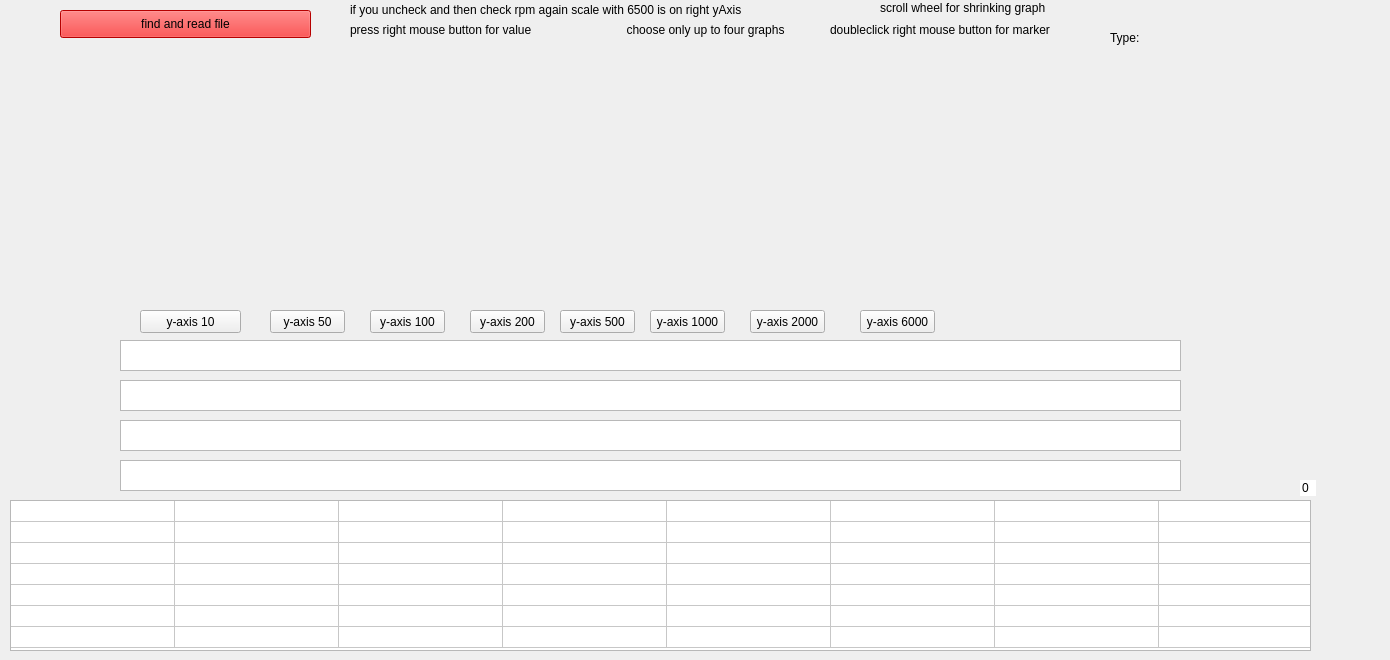
    <widget class="QWidget" name="log_plot">
     <attribute name="title">
      <string>readlog</string>
     </attribute>
     <widget class="QCustomPlot" name="logplot" native="true">
      <property name="geometry">
       <rect>
        <x>20</x>
        <y>50</y>
        <width>1231</width>
        <height>251</height>
       </rect>
      </property>
     </widget>
     <widget class="QPushButton" name="readlog_click">
      <property name="geometry">
       <rect>
        <x>60</x>
        <y>10</y>
        <width>251</width>
        <height>28</height>
       </rect>
      </property>
      <property name="styleSheet">
       <string notr="true">background-color: rgb(255, 0, 0);</string>
      </property>
      <property name="text">
       <string>find and read file</string>
      </property>
     </widget>
     <widget class="QLabel" name="label_130">
      <property name="geometry">
       <rect>
        <x>350</x>
        <y>20</y>
        <width>211</width>
        <height>20</height>
       </rect>
      </property>
      <property name="text">
       <string>press right mouse button for value</string>
      </property>
     </widget>
     <widget class="QLabel" name="label_text1">
      <property name="geometry">
       <rect>
        <x>10</x>
        <y>350</y>
        <width>101</width>
        <height>16</height>
       </rect>
      </property>
      <property name="text">
       <string/>
      </property>
     </widget>
     <widget class="QTableWidget" name="table_list">
      <property name="geometry">
       <rect>
        <x>10</x>
        <y>500</y>
        <width>1301</width>
        <height>151</height>
       </rect>
      </property>
      <property name="contextMenuPolicy">
       <enum>Qt::ActionsContextMenu</enum>
      </property>
      <property name="toolTipDuration">
       <number>15</number>
      </property>
      <property name="styleSheet">
       <string notr="true"/>
      </property>
      <property name="verticalScrollBarPolicy">
       <enum>Qt::ScrollBarAlwaysOff</enum>
      </property>
      <property name="horizontalScrollBarPolicy">
       <enum>Qt::ScrollBarAlwaysOff</enum>
      </property>
      <property name="autoScroll">
       <bool>false</bool>
      </property>
      <property name="dragDropOverwriteMode">
       <bool>false</bool>
      </property>
      <property name="rowCount">
       <number>7</number>
      </property>
      <property name="columnCount">
       <number>9</number>
      </property>
      <attribute name="horizontalHeaderVisible">
       <bool>false</bool>
      </attribute>
      <attribute name="horizontalHeaderDefaultSectionSize">
       <number>164</number>
      </attribute>
      <attribute name="verticalHeaderVisible">
       <bool>false</bool>
      </attribute>
      <attribute name="verticalHeaderDefaultSectionSize">
       <number>21</number>
      </attribute>
      <row/>
      <row/>
      <row/>
      <row/>
      <row/>
      <row/>
      <row/>
      <column/>
      <column/>
      <column/>
      <column/>
      <column/>
      <column/>
      <column/>
      <column/>
      <column/>
     </widget>
     <widget class="QTextEdit" name="text_1">
      <property name="geometry">
       <rect>
        <x>120</x>
        <y>340</y>
        <width>1061</width>
        <height>31</height>
       </rect>
      </property>
     </widget>
     <widget class="QTextEdit" name="text_2">
      <property name="geometry">
       <rect>
        <x>120</x>
        <y>380</y>
        <width>1061</width>
        <height>31</height>
       </rect>
      </property>
     </widget>
     <widget class="QTextEdit" name="text_3">
      <property name="geometry">
       <rect>
        <x>120</x>
        <y>420</y>
        <width>1061</width>
        <height>31</height>
       </rect>
      </property>
     </widget>
     <widget class="QTextEdit" name="text_4">
      <property name="geometry">
       <rect>
        <x>120</x>
        <y>460</y>
        <width>1061</width>
        <height>31</height>
       </rect>
      </property>
     </widget>
     <widget class="QSpinBox" name="sB">
      <property name="geometry">
       <rect>
        <x>1300</x>
        <y>480</y>
        <width>16</width>
        <height>16</height>
       </rect>
      </property>
      <property name="maximumSize">
       <size>
        <width>16777215</width>
        <height>16777210</height>
       </size>
      </property>
      <property name="frame">
       <bool>false</bool>
      </property>
      <property name="buttonSymbols">
       <enum>QAbstractSpinBox::NoButtons</enum>
      </property>
      <property name="keyboardTracking">
       <bool>false</bool>
      </property>
      <property name="maximum">
       <number>4</number>
      </property>
     </widget>
     <widget class="QLabel" name="label_text2">
      <property name="geometry">
       <rect>
        <x>10</x>
        <y>390</y>
        <width>91</width>
        <height>16</height>
       </rect>
      </property>
      <property name="text">
       <string/>
      </property>
     </widget>
     <widget class="QLabel" name="label_text3">
      <property name="geometry">
       <rect>
        <x>10</x>
        <y>430</y>
        <width>101</width>
        <height>16</height>
       </rect>
      </property>
      <property name="text">
       <string/>
      </property>
     </widget>
     <widget class="QLabel" name="label_text4">
      <property name="geometry">
       <rect>
        <x>10</x>
        <y>470</y>
        <width>101</width>
        <height>16</height>
       </rect>
      </property>
      <property name="text">
       <string/>
      </property>
     </widget>
     <widget class="QLabel" name="label_text5">
      <property name="geometry">
       <rect>
        <x>1190</x>
        <y>340</y>
        <width>101</width>
        <height>16</height>
       </rect>
      </property>
      <property name="text">
       <string/>
      </property>
     </widget>
     <widget class="QLabel" name="label_text6">
      <property name="geometry">
       <rect>
        <x>1190</x>
        <y>380</y>
        <width>101</width>
        <height>16</height>
       </rect>
      </property>
      <property name="text">
       <string/>
      </property>
     </widget>
     <widget class="QLabel" name="label_text7">
      <property name="geometry">
       <rect>
        <x>1190</x>
        <y>430</y>
        <width>101</width>
        <height>16</height>
       </rect>
      </property>
      <property name="text">
       <string/>
      </property>
     </widget>
     <widget class="QLabel" name="label_text8">
      <property name="geometry">
       <rect>
        <x>1200</x>
        <y>470</y>
        <width>101</width>
        <height>16</height>
       </rect>
      </property>
      <property name="text">
       <string/>
      </property>
     </widget>
     <widget class="QLabel" name="label_54">
      <property name="geometry">
       <rect>
        <x>350</x>
        <y>0</y>
        <width>631</width>
        <height>20</height>
       </rect>
      </property>
      <property name="text">
       <string>if you uncheck and then check rpm again scale with 6500 is on right yAxis</string>
      </property>
     </widget>
     <widget class="QLabel" name="label_ecuid">
      <property name="geometry">
       <rect>
        <x>1140</x>
        <y>0</y>
        <width>221</width>
        <height>20</height>
       </rect>
      </property>
      <property name="text">
       <string/>
      </property>
     </widget>
     <widget class="QLabel" name="label_61">
      <property name="geometry">
       <rect>
        <x>1110</x>
        <y>30</y>
        <width>55</width>
        <height>16</height>
       </rect>
      </property>
      <property name="text">
       <string>Type:</string>
      </property>
     </widget>
     <widget class="QLabel" name="label_type">
      <property name="geometry">
       <rect>
        <x>1150</x>
        <y>30</y>
        <width>231</width>
        <height>16</height>
       </rect>
      </property>
      <property name="text">
       <string/>
      </property>
     </widget>
     <widget class="QPushButton" name="Refresh_log10">
      <property name="geometry">
       <rect>
        <x>140</x>
        <y>310</y>
        <width>101</width>
        <height>23</height>
       </rect>
      </property>
      <property name="text">
       <string>y-axis 10</string>
      </property>
     </widget>
     <widget class="QPushButton" name="Refresh_log50">
      <property name="geometry">
       <rect>
        <x>270</x>
        <y>310</y>
        <width>75</width>
        <height>23</height>
       </rect>
      </property>
      <property name="text">
       <string>y-axis 50</string>
      </property>
     </widget>
     <widget class="QPushButton" name="Refresh_log100">
      <property name="geometry">
       <rect>
        <x>370</x>
        <y>310</y>
        <width>75</width>
        <height>23</height>
       </rect>
      </property>
      <property name="text">
       <string>y-axis 100</string>
      </property>
     </widget>
     <widget class="QPushButton" name="Refresh_log500">
      <property name="geometry">
       <rect>
        <x>560</x>
        <y>310</y>
        <width>75</width>
        <height>23</height>
       </rect>
      </property>
      <property name="text">
       <string>y-axis 500</string>
      </property>
     </widget>
     <widget class="QPushButton" name="Refresh_log1000">
      <property name="geometry">
       <rect>
        <x>650</x>
        <y>310</y>
        <width>75</width>
        <height>23</height>
       </rect>
      </property>
      <property name="text">
       <string>y-axis 1000</string>
      </property>
     </widget>
     <widget class="QPushButton" name="Refresh_log200">
      <property name="geometry">
       <rect>
        <x>470</x>
        <y>310</y>
        <width>75</width>
        <height>23</height>
       </rect>
      </property>
      <property name="text">
       <string>y-axis 200</string>
      </property>
     </widget>
     <widget class="QPushButton" name="Refresh_log6000">
      <property name="geometry">
       <rect>
        <x>860</x>
        <y>310</y>
        <width>75</width>
        <height>23</height>
       </rect>
      </property>
      <property name="text">
       <string>y-axis 6000</string>
      </property>
     </widget>
     <widget class="QPushButton" name="Refresh_log2000">
      <property name="geometry">
       <rect>
        <x>750</x>
        <y>310</y>
        <width>75</width>
        <height>23</height>
       </rect>
      </property>
      <property name="text">
       <string>y-axis 2000</string>
      </property>
     </widget>
     <widget class="QLabel" name="label_53">
      <property name="geometry">
       <rect>
        <x>590</x>
        <y>20</y>
        <width>231</width>
        <height>20</height>
       </rect>
      </property>
      <property name="text">
       <string>&lt;html&gt;&lt;head/&gt;&lt;body&gt;&lt;p align=&quot;center&quot;&gt;choose only up to four graphs&lt;/p&gt;&lt;/body&gt;&lt;/html&gt;</string>
      </property>
     </widget>
     <widget class="QLabel" name="label_72">
      <property name="geometry">
       <rect>
        <x>880</x>
        <y>0</y>
        <width>181</width>
        <height>16</height>
       </rect>
      </property>
      <property name="text">
       <string>scroll wheel for shrinking graph</string>
      </property>
     </widget>
     <widget class="QLabel" name="label_71">
      <property name="geometry">
       <rect>
        <x>830</x>
        <y>20</y>
        <width>321</width>
        <height>20</height>
       </rect>
      </property>
      <property name="text">
       <string>doubleclick right mouse button for marker</string>
      </property>
     </widget>
    </widget>
